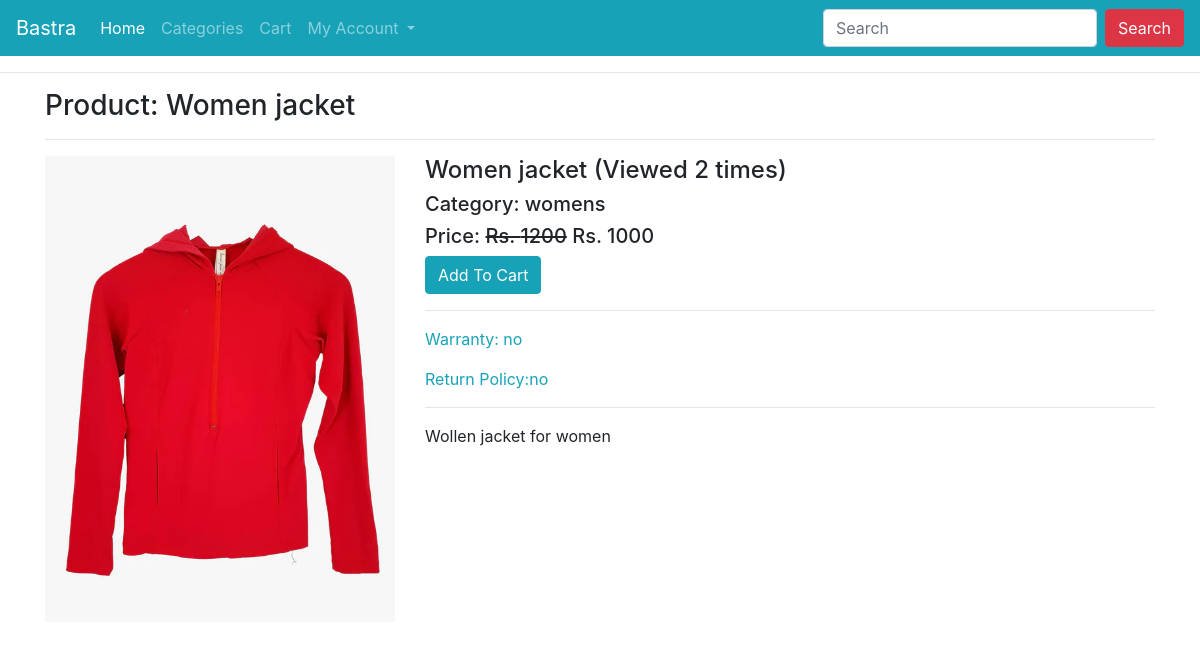
Page /product/wollen-jacket/ on the committed database.
### ecomapp/models.py (models this page shows, shortened)
class Product(models.Model):
    title = models.CharField(max_length=200)
    slug = models.SlugField(unique=True)
    category = models.ForeignKey(Category, on_delete=models.CASCADE)
    image = models.ImageField(upload_to="products")
    marked_price = models.PositiveIntegerField()
    selling_price = models.PositiveIntegerField()
    description = models.TextField()
    warranty = models.CharField(max_length=300, null=True, blank=True)
    return_policy = models.CharField(max_length=300, null=True, blank=True)
    view_count = models.PositiveIntegerField(default=0)

class Category(models.Model):
    title = models.CharField(max_length=200)
    slug = models.SlugField(unique=True)
    def __str__(self):
        return self.title

### ecomapp/views.py (the view)
# urls.py: path("product/<slug:slug>/", ProductDetailView.as_view(), name="productdetail"),
class ProductDetailView(EcomMixin, TemplateView):
    template_name = "productdetail.html"
    def get_context_data(self, **kwargs):
        context = super().get_context_data(**kwargs)
        url_slug = self.kwargs['slug']
        product = Product.objects.get(slug=url_slug)
        product.view_count += 1
        product.save()
        context['product'] = product
        return context

### ecomapp/views.py (called while the page is built)
    def dispatch(self, request, *args, **kwargs):
        cart_id = request.session.get("cart_id")
        if cart_id:
            cart_obj = Cart.objects.get(id=cart_id)
            if request.user.is_authenticated and request.user.customer:
                cart_obj.customer = request.user.customer
                cart_obj.save()
        return super().dispatch(request, *args, **kwargs)

### templates/productdetail.html (shortened to what this page needs)
{% extends 'base.html' %}
{% block content %}
<div class="container">
    <h3>Product: {{product.title}}</h3><hr>
    <div class="row">
        <div class="col-md-4">
            <img src="{{product.image.url}}" alt="" class="img-fluid">
        </div>
        <div class="col-md-8">
            <h4>{{product.title}} (Viewed {{product.view_count}} times)</h4>
            <h5>Category: {{product.category}}</h5>
            <h5>Price: <strike>Rs. {{product.marked_price}}</strike> Rs. {{product.selling_price}}</h5>
            <a href="{% url 'ecomapp:addtocart' product.id %}" class="btn btn-info">Add To Cart</a>
            <hr>
            <p class="text-info">Warranty: {{product.warranty}}</p>
            <p class="text-info">Return Policy:{{product.return_policy}}</p>
            <hr>
            <p>{{product.description}}</p>
        </div>
    </div>
</div>
{% endblock %}

### rows in the picture
Product: title "Women jacket", image (picture), view_count "2", category "womens", marked_price "1200", selling_price "1000", warranty "no", return_policy "no", description "Wollen jacket for women"
